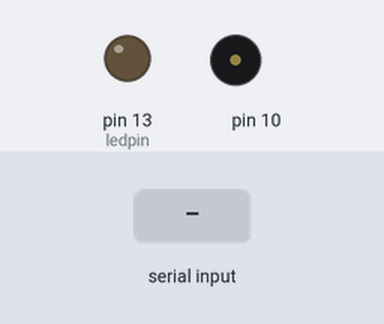
Simulated run of this sketch. Board: Arduino Uno, built with avr-gcc and run on an emulated ATmega328P. Shown: output pins drawn as LEDs (lit = HIGH), buzzer (waves = sounding). The test bench sets the inputs (shaded band). What the sketch prints to the serial monitor is not drawn.

Above: at 1.2 s.
1.3 s: "y" received over Serial
At 7.2 s:
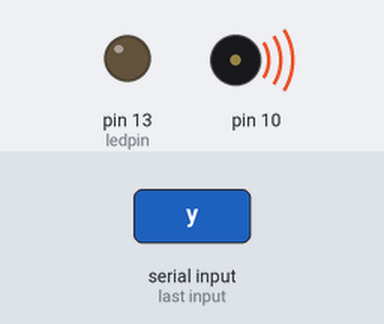
Timing chart, 0 to 10.3 s (numbered marks = the images above; inputs shaded):
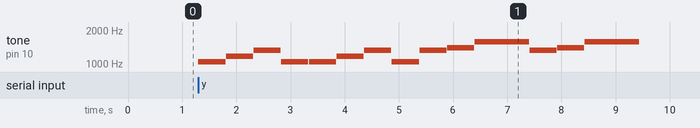

The sketch:

y_lzlh.ino
```cpp
int val;//定义变量val
int ledpin=13;//定义数字接口13
void setup()
{
  Serial.begin(9600);//设置波特率为9600，这里要跟软件设置相一致。当接入特定设备（如：蓝牙）时，我们也要跟其他设备的波特率达到一致。
  pinMode(ledpin,OUTPUT);//设置数字13 口为输出接口，Arduino 上我们用到的I/O 口都要进行类似这样的定义。
}
void loop()
{
  val=Serial.read();//读取PC 机发送给Arduino 的指令或字符，并将该指令或字符赋给val
  if(val=='y')//判断接收到的指令或字符是否是“R”。
  {  //如果接收到的是“R”字符
    float tonelist[7]={1046.5,1174.7,1318.5,1396.9,1568,1760,1975.5};

    long musiclist[32]={1,2,3,1,1,2,3,1,3,4,5,3,4,5};

    long highlist[32]={0,0,0,0,0,0,0,0,0,0,0,0,0,0,0,0,0,0,0,0,0,0,0,0,0,0,0,-1,0,0,-1,0};

    long rhythmlist[32]={4,4,4,4,4,4,4,4,4,4,2,4,4,2,8,8,8,8,4,4,8,8,8,8,4,4,4,4,2,4,4,2};
    for (int i = 1; i <= 14; i = i + (1)) {
      tone(10,tonelist[(int)(musiclist[(int)(i - 1)] - 1)] * pow(2, highlist[(int)(i - 1)]));
      delay((2000 / rhythmlist[(int)(i - 1)]));
      noTone(10);
      delay(10);
    }
    Serial.println("Hello World!");//显示“Hello World！”字符串
  }
}
```

Measured:
- after the input at 1.3 s, tone on pin 10: plays 1046 Hz for 0.50 s, 1174 Hz for 0.50 s, 1318 Hz for 0.50 s, 1046 Hz for 0.50 s, 1046 Hz for 0.50 s, 1174 Hz for 0.50 s … (14 notes in this stretch), starting at once
